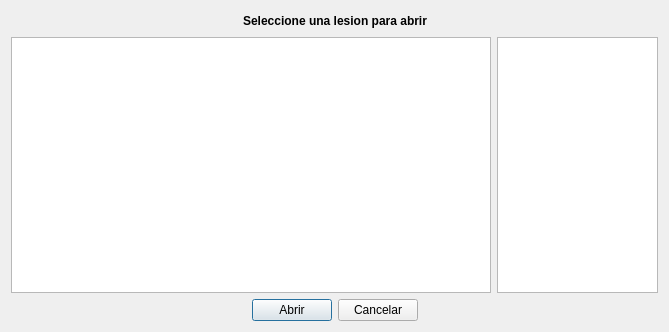
<?xml version="1.0" encoding="UTF-8"?>
<ui version="4.0">
 <class>abrirLesion</class>
 <widget class="QDialog" name="abrirLesion">
  <property name="geometry">
   <rect>
    <x>0</x>
    <y>0</y>
    <width>669</width>
    <height>332</height>
   </rect>
  </property>
  <property name="windowTitle">
   <string>Dialog</string>
  </property>
  <layout class="QGridLayout" name="gridLayout">
   <item row="0" column="0">
    <layout class="QVBoxLayout" name="verticalLayout">
     <item>
      <layout class="QHBoxLayout" name="horizontalLayout_2">
       <item>
        <spacer name="horizontalSpacer_4">
         <property name="orientation">
          <enum>Qt::Horizontal</enum>
         </property>
         <property name="sizeHint" stdset="0">
          <size>
           <width>40</width>
           <height>20</height>
          </size>
         </property>
        </spacer>
       </item>
       <item>
        <widget class="QLabel" name="etqLesion">
         <property name="text">
          <string>&lt;html&gt;&lt;head/&gt;&lt;body&gt;&lt;p align=&quot;center&quot;&gt;&lt;span style=&quot; font-weight:600;&quot;&gt;Seleccione una lesion para abrir&lt;/span&gt;&lt;/p&gt;&lt;/body&gt;&lt;/html&gt;</string>
         </property>
        </widget>
       </item>
       <item>
        <spacer name="horizontalSpacer_3">
         <property name="orientation">
          <enum>Qt::Horizontal</enum>
         </property>
         <property name="sizeHint" stdset="0">
          <size>
           <width>40</width>
           <height>20</height>
          </size>
         </property>
        </spacer>
       </item>
      </layout>
     </item>
     <item>
      <layout class="QHBoxLayout" name="horizontalLayout_3">
       <item>
        <widget class="QListView" name="lesionList">
         <property name="minimumSize">
          <size>
           <width>331</width>
           <height>192</height>
          </size>
         </property>
        </widget>
       </item>
       <item>
        <widget class="QListView" name="fechaLesionList">
         <property name="minimumSize">
          <size>
           <width>161</width>
           <height>0</height>
          </size>
         </property>
         <property name="maximumSize">
          <size>
           <width>161</width>
           <height>16777215</height>
          </size>
         </property>
        </widget>
       </item>
      </layout>
     </item>
     <item>
      <layout class="QHBoxLayout" name="horizontalLayout">
       <item>
        <spacer name="horizontalSpacer_2">
         <property name="orientation">
          <enum>Qt::Horizontal</enum>
         </property>
         <property name="sizeHint" stdset="0">
          <size>
           <width>40</width>
           <height>20</height>
          </size>
         </property>
        </spacer>
       </item>
       <item>
        <widget class="QPushButton" name="btnAbrir">
         <property name="text">
          <string>Abrir</string>
         </property>
        </widget>
       </item>
       <item>
        <widget class="QPushButton" name="btnCancelar">
         <property name="text">
          <string>Cancelar</string>
         </property>
        </widget>
       </item>
       <item>
        <spacer name="horizontalSpacer">
         <property name="orientation">
          <enum>Qt::Horizontal</enum>
         </property>
         <property name="sizeHint" stdset="0">
          <size>
           <width>40</width>
           <height>20</height>
          </size>
         </property>
        </spacer>
       </item>
      </layout>
     </item>
    </layout>
   </item>
  </layout>
 </widget>
 <resources/>
 <connections/>
</ui>
